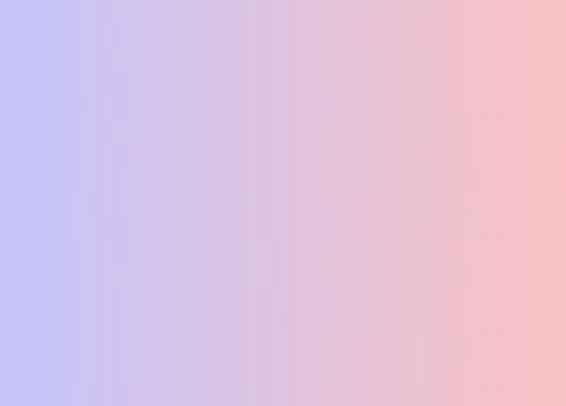
#> input picture watermark_service/watermark_output.png, 566 x 406 px
$ python decode_watermark.py
#> lines starting #> are read from the running program, lines starting #| are printed output that depends on the picture
import os
import tempfile
from io import BytesIO

from PIL import Image
from blind_watermark import WaterMark

PASSWORD_WM = int(os.environ.get("WATERMARK_PASSWORD_WM", "12345"))
PASSWORD_IMG = int(os.environ.get("WATERMARK_PASSWORD_IMG", "54321"))
MAX_PAYLOAD_BYTES = int(os.environ.get("WATERMARK_MAX_BYTES", "64"))
WM_MAGIC = b"WM2"
WM_HEADER_LEN = 5
WM_TOTAL_BITS = (WM_HEADER_LEN + MAX_PAYLOAD_BYTES) * 8


def _bits_to_bytes(bits):
    out = bytearray()
    for i in range(0, len(bits), 8):
        val = 0
        for j in range(8):
            val = (val << 1) | (1 if bits[i + j] else 0)
        out.append(val)
    return bytes(out)


def extract_payload(path: str) -> bytes:
#> called with path = 'watermark_output.png'
    with tempfile.TemporaryDirectory() as tmpdir:
        tmp_path = os.path.join(tmpdir, "input.png")
        img = Image.open(path).convert("RGB")
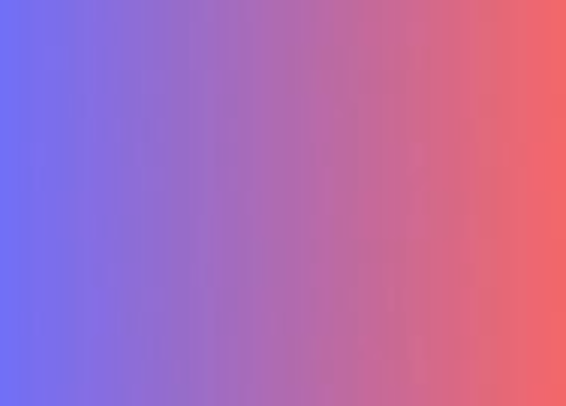
#> img: PIL image 566x406 RGB; mean R, G, B 176.5, 107, 176.7
        img.save(tmp_path)

#> (the run stopped early here; a loop or call above may not have finished)
